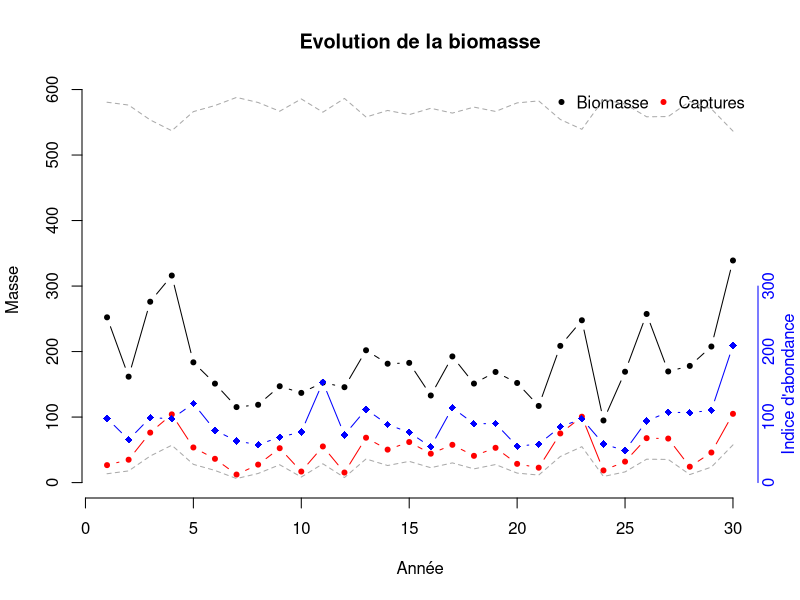
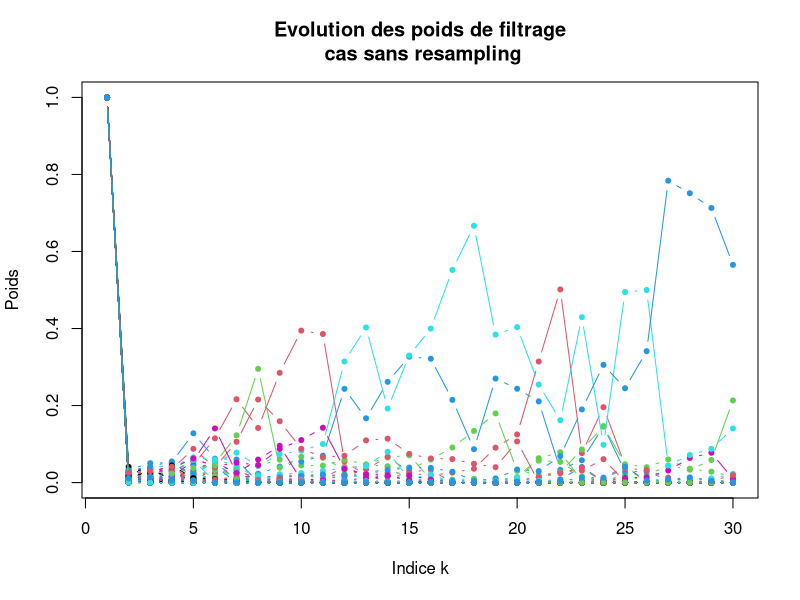
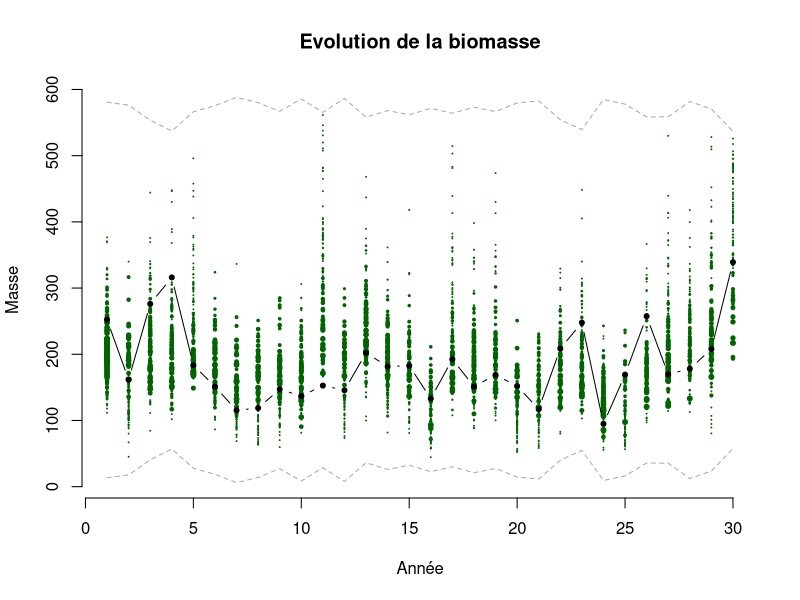
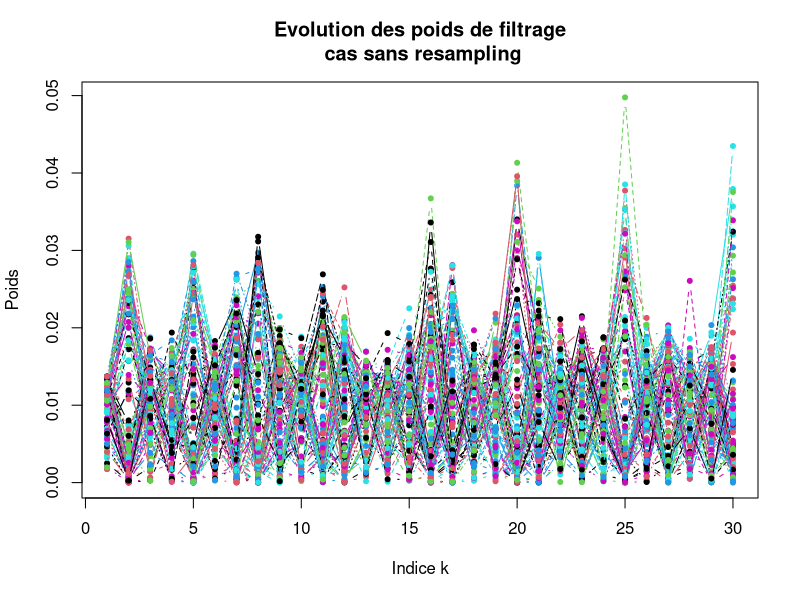
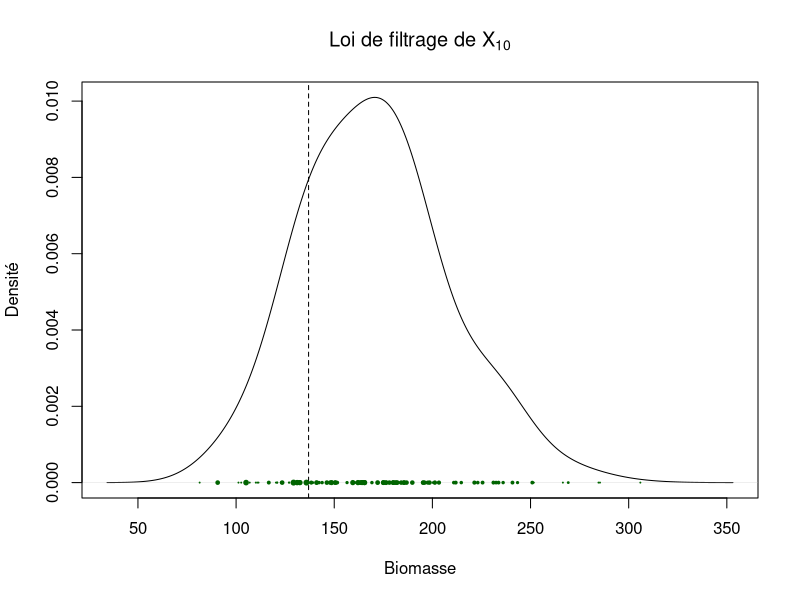
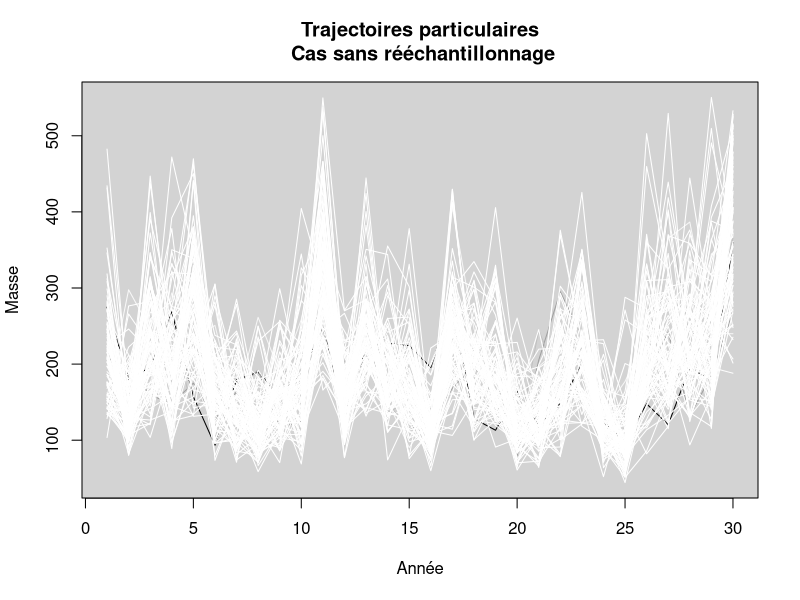

These charts were generated, in order, by the following R code:
## ---- chunk 1

# Population Dynamic model simulation ----------------------------------
rm(list=ls())
set.seed(11)
nYear <- 30
biomass <- rep(NA, nYear)
capt <- rep(NA, nYear)
K <- 300 ## carrying capacity
r <- 1.02 ## recruitement rate
q <- 0.5
epsilon <- 10

sigmaBiomass <- 0.3
biomass[1] <- rnorm(1, mean=0.9*K, sd=K/10)
capt[1] <- runif(1,0.1,0.5)*biomass[1]
for( year in 2:nYear){
  Bk = biomass[year-1]
  capt[year-1] <- runif(1,0.1,0.5)*Bk
  #Captures are a random fraction of biomass
  innov <- rnorm(1, mean=-sigmaBiomass^2/2,sd=sigmaBiomass)
  biomass[year] <- (Bk+r*Bk*(1- Bk/K)-capt[year-1])*exp(innov)
  capt[year] <- runif(1,0.1,0.5)*biomass[year]
}
obs_error <- rnorm(nYear, mean=-sigmaBiomass^2/2, sd=sigmaBiomass)
abundanceIndex <- q * biomass*exp(obs_error)
#Calcul de la fenêtre des possible pour les Xs
sqrtD <- sqrt((1+r)^2-4*capt*r/K)
M0s <- (-(1+r)-sqrtD)/(-2*r/K)
m0s <- (-(1+r)+sqrtD)/(-2*r/K)
bounds <- cbind(m0s,M0s)
## ---- chunk 2
par(mfrow=c(1,1))
plot(1:nYear,biomass, ylim=range(c(0,range(biomass),range(bounds))),
     main='Evolution de la biomasse',xlab="Année",type="b",pch=20,
     ylab="Masse",bty="n")
lines(1:(nYear),capt,type="b",col="red",pch=20)
legend("topright",pch=20,col=c("black","red"),
       legend = c("Biomasse","Captures"),
       bty="n",horiz = T)

lines(1:nYear, abundanceIndex, type='b',col="blue",pch=18,
      ylim=range(c(0,range(abundanceIndex))))
axis(side=4,at=pretty(range(abundanceIndex),n = 2),col = "blue",
     col.ticks = "blue",labels=F ,lwd.ticks=0)
mtext(side=4,text = "Indice d'abondance",col = "blue",at=150,line=1)
mtext(side=4,text = pretty(range(abundanceIndex),n=2),col = "blue",
      at=pretty(range(abundanceIndex),n=2))
matplot(bounds,lty=2,col="darkgrey",add=T,type="l")
## ---- chunk 3
mtheta<- function(x_old,x_new, capt_old,theta){
  r =theta$r; K=theta$K; sigmaBiomass = theta$sigmaBiomass;
  mn_innov =-sigmaBiomass^2/2
  dnorm(log(x_new), 
        mean=log(x_old+r*x_old*(1-x_old/K)- capt_old)-mn_innov, 
        sd=sigmaBiomass)
}
g<-function(x,y,theta){
  q =theta$q;sigmaBiomass=theta$sigmaBiomass;mn_innov =-sigmaBiomass^2/2
  dnorm(log(y), mean=log(q*x)-mn_innov,sd=sigmaBiomass)
}
## ---- chunk 4
#Fonction de génération
rf0 <- function(G, theta,Y0=NA,C0=NA){
    #Extraction des paramètres nécessaires
    r =theta$r; sigmaBiomass = theta$sigmaBiomass;q=theta$q;
    mn_innov = -sigmaBiomass^2/2;#Pourrait être défini autrement
    Delta <- (1+r)^2-4*C0*r/K
    sqrtD <- sqrt(Delta)
    M0 <- (-(1+r)-sqrtD)/(-2*r/K)
    m0 <- (-(1+r)+sqrtD)/(-2*r/K)
    X0 <- sapply(1:G,function(i){
      ok <- F
      while(!ok){#On simule jusqu'à tomber dans la zone 
        #acceptable au vu des captures
        cand <- exp(rnorm(1,log(Y0)-log(q)-mn_innov,
                          sigmaBiomass))
        ok <- (cand < M0) & (cand>m0)
      }
      return(cand)
    })
    return(X0)
}
df0 <- function(x0, theta,Y0=NA,C0=NA){
  #Extraction des paramètres nécessaires
  r =theta$r; sigmaBiomass = theta$sigmaBiomass;q=theta$q;
  mn_innov = -sigmaBiomass^2/2;#Pourrait être défini autrement
  Delta <- (1+r)^2-4*C0*r/K
  sqrtD <- sqrt(Delta)
  M0 <- (-(1+r)-sqrtD)/(-2*r/K)
  m0 <- (-(1+r)+sqrtD)/(-2*r/K)
  mn_ref <- log(Y0)-log(q)-mn_innov
  #Définition de la constante de normalisation
  norm_cst <- (pnorm(log(M0),mn_ref,sigmaBiomass)-
                 pnorm(log(m0),mn_ref,sigmaBiomass))
  dx <- dnorm(log(x0),mn_ref,sigmaBiomass)/norm_cst
  return(dx)
}
## ---- chunk 5
rPropag <- function(x_old,theta,Y_new=NA,C_new=NA){
  sdRW = theta$sdRW; sigmaBiomass = theta$sigmaBiomass;
  mn_innov = -sigmaBiomass^2/2; q =theta$q;r=theta$r; 
  K = theta$K;
  sqrtD <- sqrt((1+r)^2-4*C_new*r/K)
  M_new <- (-(1+r)-sqrtD)/(-2*r/K)
  m_new <- (-(1+r)+sqrtD)/(-2*r/K)
  v_gau  <- (sdRW^2*sigmaBiomass^2)/(sdRW^2+sigmaBiomass^2)
  mn2    <- log(Y_new)-log(q)-mn_innov
  mn_gau <- v_gau*(log(x_old)/(sdRW^2)+mn2/(sigmaBiomass^2))
  Xnex <- sapply(mn_gau,function(mn){
    ok <- F
    while(!ok){
      cand <- exp(rnorm(1,mn,sqrt(v_gau)))
      ok <- (cand > m_new) & (cand < M_new)
    }
    return(cand)
  })
  return(Xnex)
}
dPropag <- function(x_new, x_old,theta,Y_new=NA,C_new=NA){
  sdRW = theta$sdRW; sigmaBiomass = theta$sigmaBiomass;
  mn_innov = -sigmaBiomass^2/2; q =theta$q;r=theta$r; 
  K = theta$K;
  sqrtD <- sqrt((1+r)^2-4*C_new*r/K)
  M_new <- (-(1+r)-sqrtD)/(-2*r/K)
  m_new <- (-(1+r)+sqrtD)/(-2*r/K)
  v_gau  <- (sdRW^2*sigmaBiomass^2)/(sdRW^2+sigmaBiomass^2)
  mn2    <- log(Y_new)-log(q)-mn_innov
  mn_gau <- v_gau*(log(x_old)/(sdRW^2)+mn2/(sigmaBiomass^2))
  dnex <- sapply(1:length(x_new),function(i){
    mn = mn_gau[i]
    (dnorm(log(x_new[i]),
           mn,
           sqrt(v_gau))
    /(pnorm(log(M_new),mn,sqrt(v_gau))
      -pnorm(log(m_new),mn,sqrt(v_gau))))
    #normalized by the area of possible zone
  })
  return(dnex)
}
## ---- chunk 6
#Initialisation
sdRW <- 10
theta=list(q=q, K=K, sigmaBiomass=sigmaBiomass,
           r=r,sdRW=sdRW)#Paramètres pour la génération de particules
#et calculs de poids
G <- 100#Nombre de particules
Xs1 <- matrix(NA, ncol=nYear, nrow=G)#Particules
Xs1[,1] <- rf0(G=G,theta= theta,
             Y0 = abundanceIndex[1],C0 = capt[1] )
ws1 <- matrix(NA, ncol=nYear, nrow=G)#Poids
ws1[,1] <- df0(x0=Xs1[,1],theta = theta,
              Y0 = abundanceIndex[1],C0 = capt[1])
ws1[,1] <- ws1[,1]/ws1[,1]
for(year in 2:nYear){
  Xs1[,year] <- rPropag(x_old = Xs1[,year-1],
                      theta = theta,
                      Y_new = abundanceIndex[year],
                      C_new = capt[year])#Génération de nvelles particules
  mth <- mtheta(x_old =Xs1[,year-1],
                x_new= Xs1[,year],
                theta= theta,
                capt_old=capt[year-1])#densité de transition du modele
  gfact <- g(Xs1[,year], abundanceIndex[year], theta)#Dnsité d'observation
  pfact <- dPropag(x_new = Xs1[,year],x_old= Xs1[,year-1],
                   theta = theta, Y_new = abundanceIndex[year],
                   C_new = capt[year])#Densité de la loi de proposition
  ws1[,year]=ws1[,year-1]*(mth*gfact/pfact)#Actualisation des poids
  ws1[,year] <-   ws1[,year]/sum(ws1[,year])#Normalisation des poids
}
## ---- chunk 7
matplot(t(ws1),type="b",pch=20,xlab="Indice k",ylab="Poids",
        main="Evolution des poids de filtrage\n cas sans resampling",
        lty=1)
## ---- chunk 8
plot(1:nYear,biomass, ylim=range(c(range(biomass),range(bounds))),
     main='Evolution de la biomasse',xlab="Année",type="n",pch=20,
     ylab="Masse",bty="n")
matplot(bounds,lty=2,col="darkgrey",add=T,type="l")
#Initialisation, identique à précédemment
Xs2 <- matrix(NA, ncol=nYear, nrow=G)
Xs2[,1] <- rf0(G=G,theta= theta,
             Y0 = abundanceIndex[1],C0 = capt[1] )
ws2 <- matrix(NA, ncol=nYear, nrow=G)
ws2[,1] <- df0(x0=Xs2[,1],theta = theta,
                   Y0 = abundanceIndex[1],C0 = capt[1])
ws2[,1] <- ws2[,1]/sum(ws2[,1])
points(rep(1,G),Xs2[,1],cex=ws2[,1]/max(ws2[,1]),
       col="darkgreen",pch=20)

for(year in 2:nYear){
  inds_rspl <- sample(1:G,size=G,replace=T,
                      prob = ws2[,year-1])#Rééchantillonnage
  Xs2[,year] <- rPropag(x_old = Xs2[inds_rspl,year-1],
                      theta = theta,
                      Y_new = abundanceIndex[year],
                      C_new = capt[year])
  mth <- mtheta(x_old =Xs2[inds_rspl,year-1],
                x_new= Xs2[,year],
                theta= theta,
                capt_old=capt[year-1])
  gfact <- g(Xs2[,year], abundanceIndex[year], theta)
  pfact <- dPropag(x_new = Xs2[,year],x_old= Xs2[inds_rspl,year-1],
                   theta = theta, Y_new = abundanceIndex[year],
                   C_new = capt[year])
  ws2[,year]=(mth*gfact/pfact)
  ws2[,year] <-   ws2[,year]/sum(ws2[,year])
  points(rep(year,G), Xs2[,year],col="darkgreen",
         cex=ws2[,year]/max(ws2[,year]),pch=20)
}
lines(biomass,type="b",pch=20)
## ---- chunk 9
matplot(t(ws2),type="b",pch=20,xlab="Indice k",ylab="Poids",
        main="Evolution des poids de filtrage\n cas sans resampling")
## ---- chunk 10
par(mfrow=c(1,1))
k=10#Indice à représenter
plot(density(Xs2[,k],weights = ws2[,k]),
     main=bquote(paste('Loi de filtrage de '*'X'[.(k)])),
     xlab="Biomasse",ylab="Densité")
abline(v=biomass[k],lty=2)
points(Xs2[,k],rep(0,G) ,col="darkgreen",
        cex=ws2[,k]/max(ws2[,k]),pch=20)
## ---- chunk 11
cols=ws1[,nYear]/max(ws1[,nYear])
matplot(t(Xs1),type="n",lwd=cols,lty=1,
        xlab="Année",ylab="Masse",
        main="Trajectoires particulaires\n Cas sans rééchantillonnage")
rect(par("usr")[1],par("usr")[3],
     par("usr")[2],par("usr")[4],col="lightgray")
matplot(t(Xs1)[,order(cols,decreasing = T)],add =T,
        type="l",lty=1,col=gray(1-cols[order(cols,decreasing = T)]))
